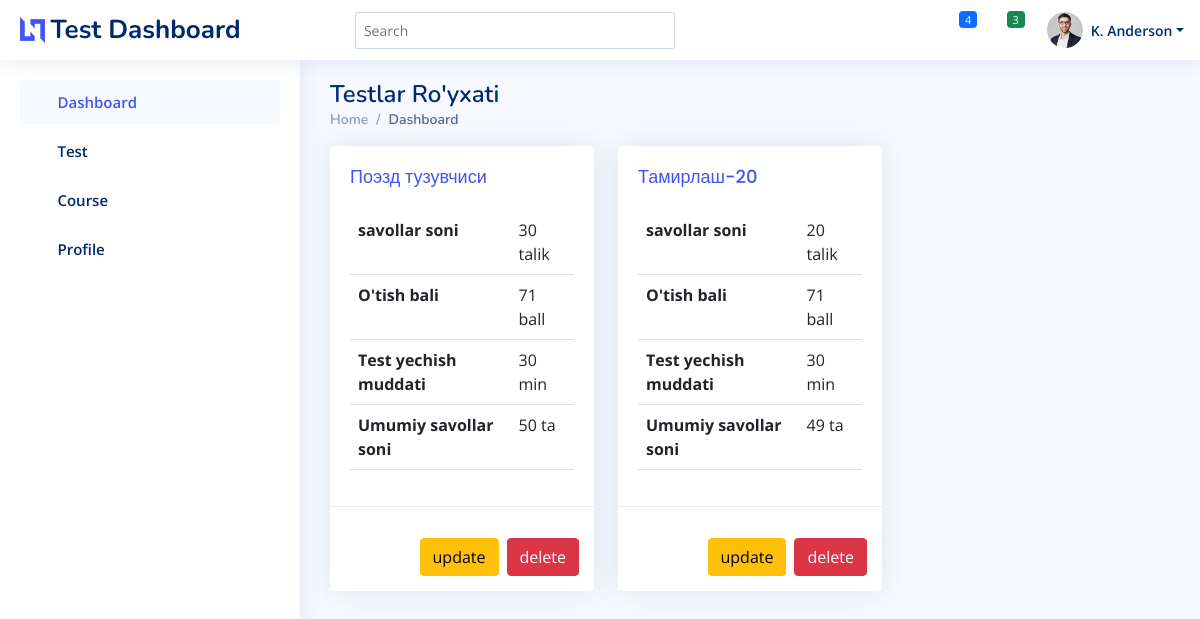
Page /quiz_list/ on the committed database.
### quiz/models.py (models this page shows, shortened)
class Quiz(models.Model):
    category = TreeForeignKey("quiz.Category", on_delete=models.CASCADE, null=True, blank=True,
                              related_name='quizs',
                              verbose_name='Bo\'lim', help_text="Bo'limni tanlang")
    course = models.ForeignKey(
        "course.Course", on_delete=models.CASCADE, related_name='quizs_course', blank=True, null=True)
    module = models.ForeignKey("course.Module", verbose_name=_(
        "module"), on_delete=models.CASCADE, blank=True, null=True, related_name='quizs_module')
    title = models.CharField(max_length=255, blank=True)
    description = models.CharField(max_length=255, blank=True)
    number_of_questions = models.IntegerField(
        verbose_name="Test savollari soni", blank=True)
    score_to_pass = models.IntegerField(
        verbose_name='o\'tish bali', help_text="O'tish uchun eng past ball (1 ~ 100 oralig'ida)")
    time = models.IntegerField(
        verbose_name='test vaqti', help_text="test yechish uchun vaqt davomiyligi")
    created = models.DateTimeField(auto_now_add=True)
    active = models.BooleanField(default=False)
    def __str__(self):
        return f"{self.category}"
    class Meta:
        ordering = ['category', 'course', 'module']

class Category(MPTTModel):
    name = models.CharField(
        verbose_name=_("Category Name"),
        help_text=_("Required and unique"),
        max_length=255,
    )
    slug = models.SlugField(verbose_name=_(
        "Category safe URL"), max_length=255, unique=True)
    parent = TreeForeignKey("self", on_delete=models.CASCADE,
                            null=True, blank=True, related_name="children")
    is_active = models.BooleanField(default=True)
    icon = models.ImageField()
    class MPTTMeta:
        order_insertion_by = ["name"]
    class Meta:
        verbose_name = _("Category")
        verbose_name_plural = _("Categories")
    def __str__(self):
        return self.name

### quiz/views.py (the view)
class QuizListView(ListView):
    model = Quiz
    template_name = 'dashboard/pages/quiz_list.html'
    queryset = Quiz.objects.filter(module=None)

### account/context_processors.py (called while the page is built, shortened)
def account_info(request):
    return {}

### quiz/templates/dashboard/pages/quiz_list.html (shortened to what this page needs)
{% extends 'dashboard/base.html' %}
{% load mptt_tags %}
{% load crispy_forms_tags %}
{% block content %}
    <div class="pagetitle">
        <h1>Testlar Ro'yxati</h1>
        <nav>
            <ol class="breadcrumb">
                <li class="breadcrumb-item"><a href="{% url 'quiz:manage_dashboard' %}">Home</a></li>
                <li class="breadcrumb-item active">Dashboard</li>
            </ol>
        </nav>
    </div>
    <div class="row">
        {% for object in object_list %}
            <div class="col-lg-4" id="quiz_detail-{{ object.id }}">
                {% include 'dashboard/manage/quiz_detail.html' %}
            </div>
        {% endfor %}
    </div>
{% endblock %}

### quiz/templates/dashboard/manage/quiz_detail.html (shortened to what this page needs)
<div class="card">
    <div class="card-body">
        <h5 class="card-title">
            <a href="{% url 'quiz:quiz_detail' object.pk %}"> {{ object }}</a>
        </h5>
        <div class="responsive">
            <table class="table">
                <tr>
                    <th>savollar soni</th>
                    <td>{{ object.number_of_questions }} talik</td>
                </tr>
                <tr>
                    <th>O'tish bali</th>
                    <td>{{ object.score_to_pass }} ball</td>
                </tr>
                <tr>
                    <th>Test yechish muddati</th>
                    <td>{{ object.time }} min</td>
                </tr>
                <tr>
                    <th>Umumiy savollar soni</th>
                    <td>
                        {{ object.questions.all.count }} ta
                    </td>
                </tr>
            </table>
        </div>
    </div>
    <div class="card-footer">
        {% if object.module %}
            <div class="d-flex justify-content-end gap-2">
                <button class="btn btn-warning" hx-get="{% url 'course:module_quiz_update' object.module.id object.id %}" hx-swap="innerHTML"
                        hx-target="#quiz_detail-{{ object.id }}">update
                </button>
                <button class="btn btn-danger" hx-get="{% url 'quiz:quiz_delete' object.pk %}" hx-swap="innerHTML"
                        hx-target="#quiz_detail-{{ object.id }}">delete
                </button>
            </div>
        {% else %}
            <div class="d-flex justify-content-end gap-2">
                <button class="btn btn-warning" hx-get="{% url 'quiz:quiz_update' object.id %}" hx-swap="innerHTML"
                        hx-target="#quiz_detail-{{ object.id }}">update
                </button>
                <button class="btn btn-danger" hx-get="{% url 'quiz:quiz_delete' object.pk %}" hx-swap="innerHTML"
                        hx-target="#quiz_detail-{{ object.id }}">delete
                </button>
            </div>
        {% endif %}
    </div>
</div>

### quiz/static/assets/css/style.css (style rules this page uses)
:root { scroll-behavior: smooth; }
body { font-family: "Open Sans", sans-serif; background: #f6f9ff; color: #444444; }
a { color: #4154f1; text-decoration: none; }
h1, h2, h3, h4, h5, h6 { font-family: "Nunito", sans-serif; }
.pagetitle { margin-bottom: 10px; }
.pagetitle h1 { font-size: 24px; margin-bottom: 0; font-weight: 600; color: #012970; }
.card { margin-bottom: 30px; border: none; border-radius: 5px; box-shadow: 0px 0 30px rgba(1, 41, 112, 0.1); }
.card-header, .card-footer { border-color: #ebeef4; background-color: #fff; color: #798eb3; padding: 15px; }
.card-title { padding: 20px 0 15px 0; font-size: 18px; font-weight: 500; color: #012970; font-family: "Poppins", sans-serif; }
.card-body { padding: 0 20px 20px 20px; }
.breadcrumb { font-size: 14px; font-family: "Nunito", sans-serif; color: #899bbd; font-weight: 600; }
.breadcrumb a { color: #899bbd; transition: 0.3s; }
.breadcrumb .breadcrumb-item::before { color: #899bbd; }
.breadcrumb .active { color: #51678f; font-weight: 600; }

### rows in the picture
Quiz: category.name "Поэзд тузувчиси", number_of_questions "30", score_to_pass "71", time "30", questions.all.count "50"
Quiz: category.name "Тамирлаш-20", number_of_questions "20", score_to_pass "71", time "30", questions.all.count "49"
